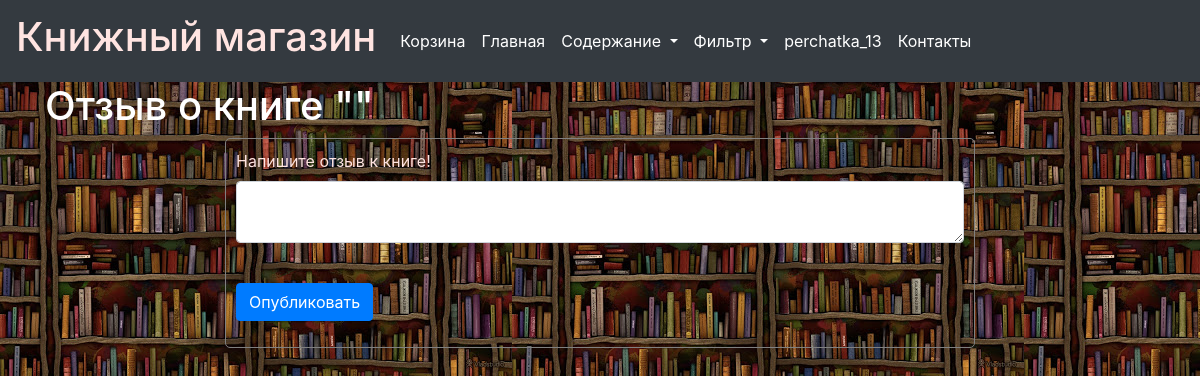
Before: /books_review/6 (signed in) with the older database file.
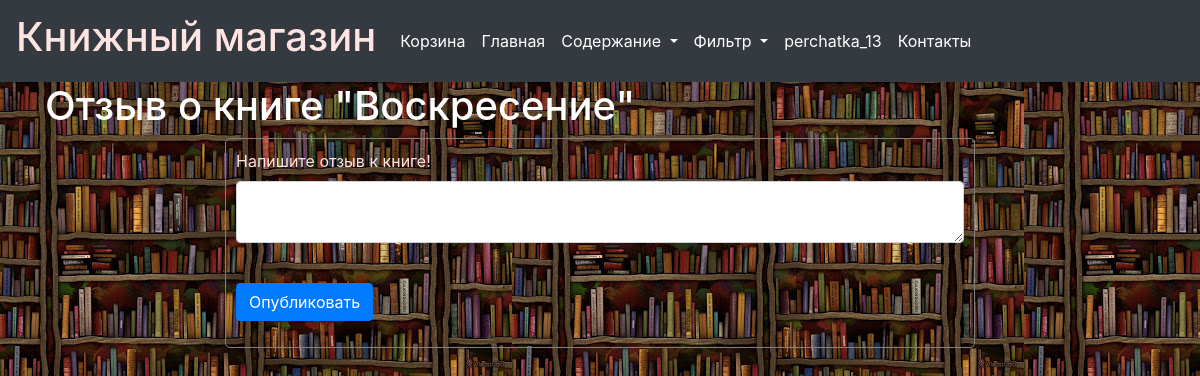
After: the same page with the newer database file.
### data/books.py (models this page shows)
class Books(SqlAlchemyBase, SerializerMixin):
    __tablename__ = 'books'
    id = sqlalchemy.Column(sqlalchemy.Integer,
                           primary_key=True, autoincrement=True)
    author_id = sqlalchemy.Column(sqlalchemy.Integer,
                                    sqlalchemy.ForeignKey("author.id"))  # связывем книгу с автором
    title = sqlalchemy.Column(sqlalchemy.String, nullable=False)  # название книги
    genre_id = sqlalchemy.Column(sqlalchemy.Integer, sqlalchemy.ForeignKey("genre.id"))  # связываем книгу с жанром
    date = sqlalchemy.Column(sqlalchemy.Integer, nullable=False)    # дата издания
    price = sqlalchemy.Column(sqlalchemy.Integer, nullable=False)  # цена книги
    cover = sqlalchemy.Column(sqlalchemy.String, nullable=False)  # обложка книги
    review = sqlalchemy.Column(sqlalchemy.TEXT(10000), nullable=True)
    author = orm.relation("Author")
    genre = orm.relation("Genre")

### main.py (the view, shortened to what this page needs)
@app.route('/books_review/<int:book_id>', methods=["GET", "POST"])
@login_required
def books_review(book_id):
    form = BookReview()
    session = db_session.create_session()
    book = session.query(Books).get(book_id)
    return render_template('books_review.html', title='Оставить отзыв', book=book, form=form)

### forms.py
class BookReview(FlaskForm):
    review = TextAreaField('Напишите отзыв к книге!', validators=[DataRequired(), length(max=200)])
    submit = SubmitField('Опубликовать')

### data/db_session.py (called while the page is built)
def create_session() -> Session:
    global __factory
    return __factory()

### main.py (called while the page is built)
@login_manager.user_loader
def load_user(user_id):
    session = db_session.create_session()
    return session.query(User).get(user_id)

### templates/books_review.html (shortened to what this page needs)
{% extends "base.html" %}
{% block content %}
<h1>Отзыв о книге "{{ book.title }}"</h1>
<form class="login_form" method="post" enctype="multipart/form-data">
    <div class="form-group">
    <p>
        {{ form.review.label }}<br>
        {{ form.review(class="form-control") }}<br>
    </p>
        <p>{{ form.submit(type="submit", class="btn btn-primary") }}</p>
    </div>
</form>
{% endblock %}

Changed rows visible on the page:
added Books: title "Воскресение"
